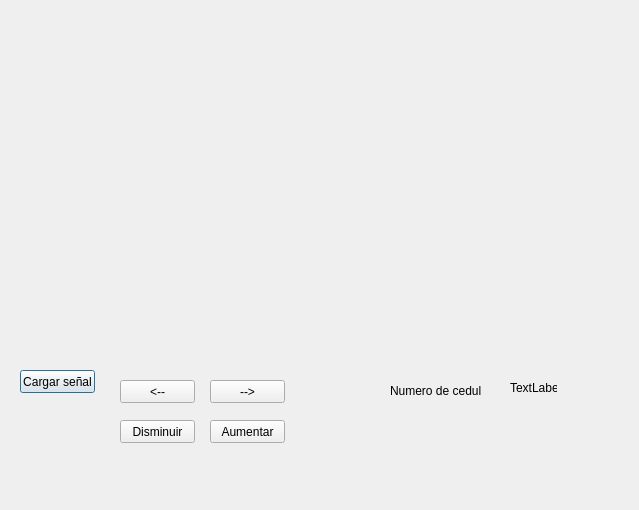
<?xml version="1.0" encoding="UTF-8"?>
<ui version="4.0">
 <class>Dialog</class>
 <widget class="QDialog" name="Dialog">
  <property name="geometry">
   <rect>
    <x>0</x>
    <y>0</y>
    <width>639</width>
    <height>510</height>
   </rect>
  </property>
  <property name="windowTitle">
   <string>Dialog</string>
  </property>
  <widget class="QWidget" name="campo_grafico" native="true">
   <property name="geometry">
    <rect>
     <x>10</x>
     <y>10</y>
     <width>601</width>
     <height>311</height>
    </rect>
   </property>
  </widget>
  <widget class="QPushButton" name="boton_cargar">
   <property name="geometry">
    <rect>
     <x>20</x>
     <y>370</y>
     <width>75</width>
     <height>23</height>
    </rect>
   </property>
   <property name="text">
    <string>Cargar señal</string>
   </property>
  </widget>
  <widget class="QPushButton" name="boton_atras">
   <property name="geometry">
    <rect>
     <x>120</x>
     <y>380</y>
     <width>75</width>
     <height>23</height>
    </rect>
   </property>
   <property name="text">
    <string>&lt;--</string>
   </property>
  </widget>
  <widget class="QPushButton" name="boton_adelante">
   <property name="geometry">
    <rect>
     <x>210</x>
     <y>380</y>
     <width>75</width>
     <height>23</height>
    </rect>
   </property>
   <property name="text">
    <string>--&gt;</string>
   </property>
  </widget>
  <widget class="QPushButton" name="boton_disminuir">
   <property name="geometry">
    <rect>
     <x>120</x>
     <y>420</y>
     <width>75</width>
     <height>23</height>
    </rect>
   </property>
   <property name="text">
    <string>Disminuir</string>
   </property>
  </widget>
  <widget class="QPushButton" name="boton_aumentar">
   <property name="geometry">
    <rect>
     <x>210</x>
     <y>420</y>
     <width>75</width>
     <height>23</height>
    </rect>
   </property>
   <property name="text">
    <string>Aumentar</string>
   </property>
  </widget>
  <widget class="QLabel" name="label">
   <property name="geometry">
    <rect>
     <x>390</x>
     <y>380</y>
     <width>91</width>
     <height>21</height>
    </rect>
   </property>
   <property name="text">
    <string>Numero de cedul:a </string>
   </property>
  </widget>
  <widget class="QLabel" name="numero_cedula">
   <property name="geometry">
    <rect>
     <x>510</x>
     <y>380</y>
     <width>47</width>
     <height>16</height>
    </rect>
   </property>
   <property name="text">
    <string>TextLabel</string>
   </property>
  </widget>
 </widget>
 <resources/>
 <connections/>
</ui>
